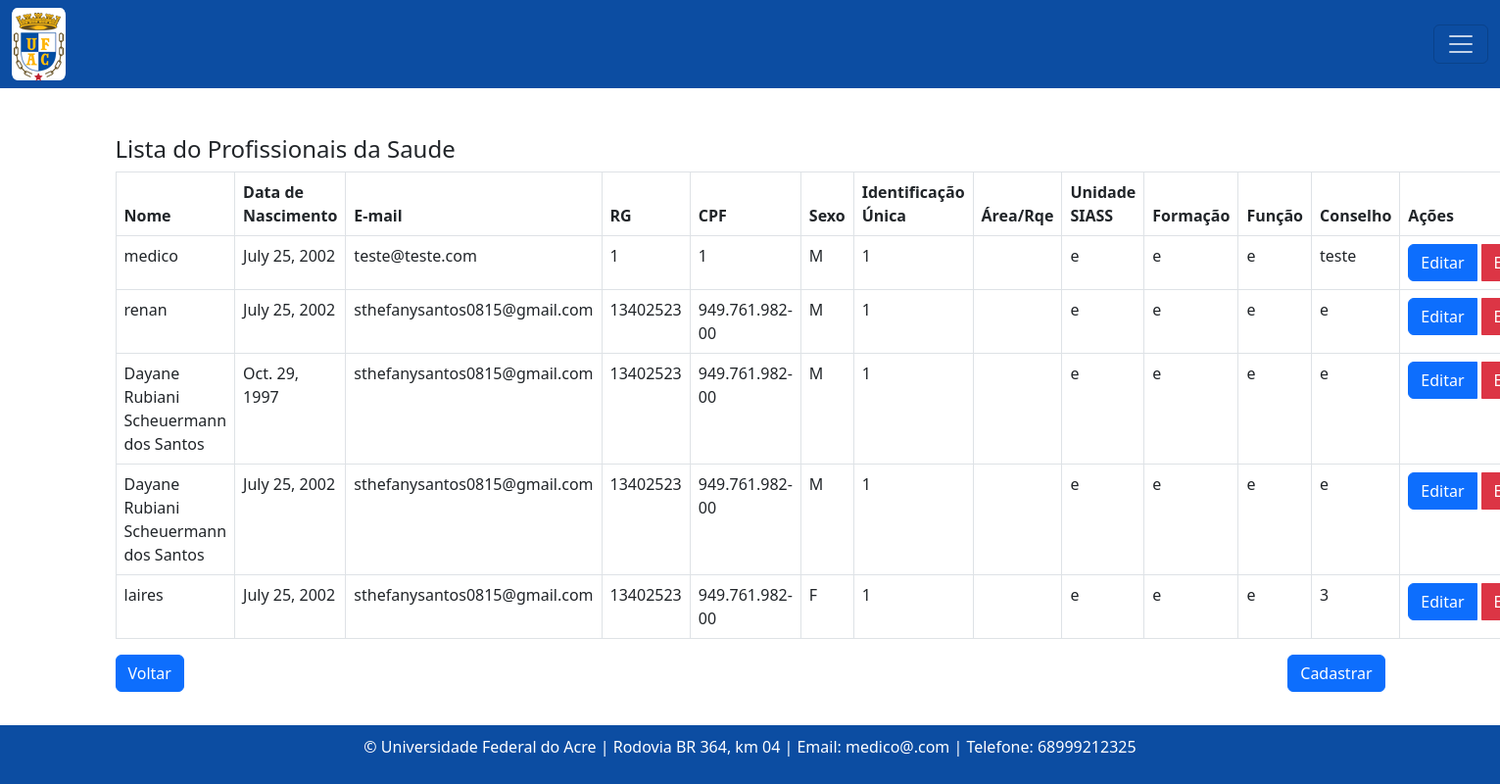
The app's page /profissionaldasaude/, older data.
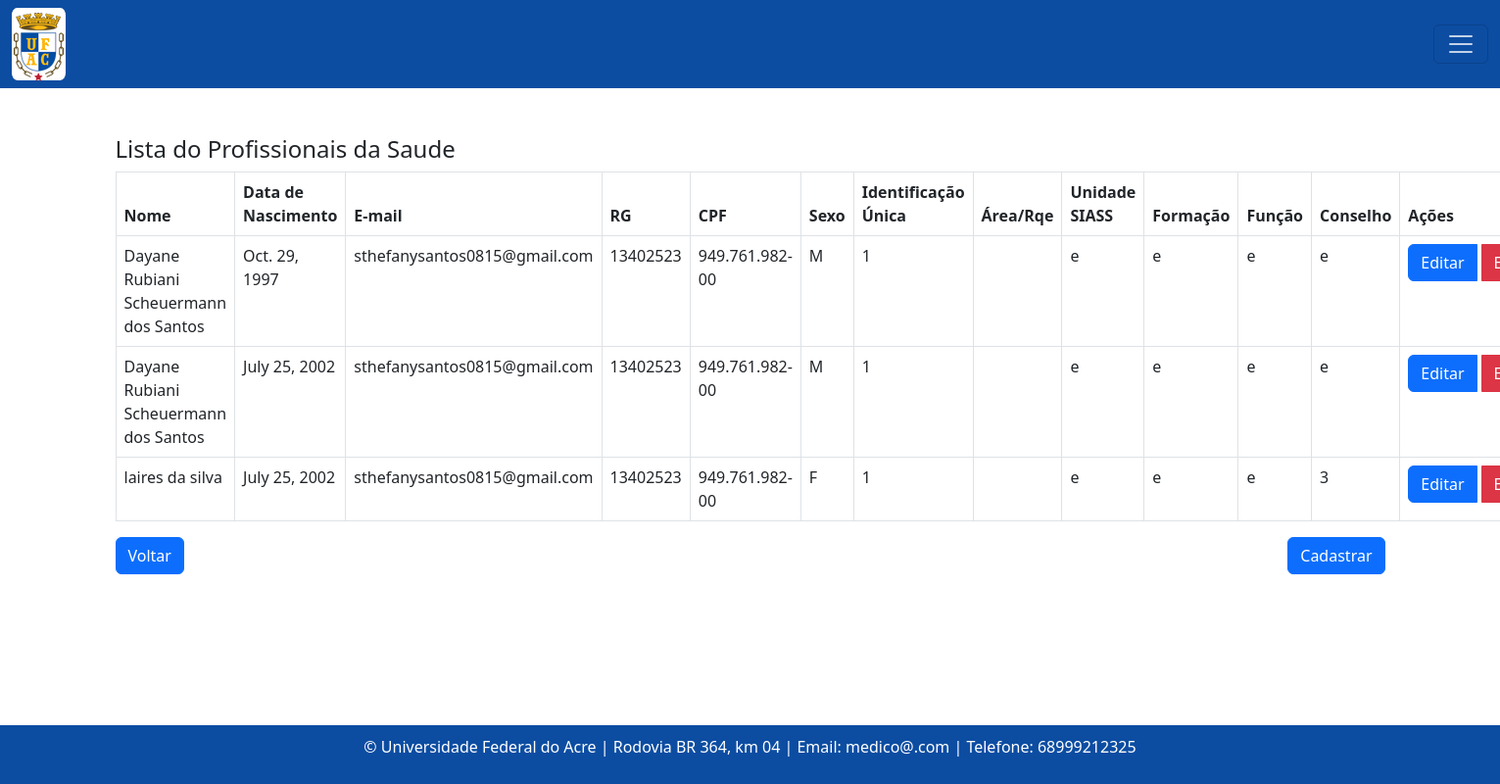
The same page, newer data.
### consulta/models.py (models this page shows, shortened)
class Profissionaldasaude(models.Model):
    nome = models.CharField(max_length=100)
    data_nascimento = models.DateField()
    email = models.EmailField()
    rg = models.CharField(max_length=20)
    cpf = models.CharField(max_length=14)
    sexo = models.CharField(max_length=1, choices=[('M', 'Masculino'), ('F', 'Feminino')]) #O parâmetro choices em um campo CharField ou IntegerField é usado para fornecer uma lista de escolhas para esse campo
    identificacao_unica = models.CharField(max_length=50, default='')
    cep = models.CharField(max_length=9)
    cidade = models.CharField(max_length=50)
    bairro = models.CharField(max_length=50, default='')
    uf = models.CharField(max_length=2)
    numero = models.CharField(max_length=10)
    ddd_telefone = models.CharField(max_length=3)
    complemento = models.CharField(max_length=100, blank=True, null=True, default='') # blank=True, null=True é pra dizer que não é obrigatorio
    area = models.CharField(max_length=50, default='')
    unidade_siass = models.CharField(max_length=50, default='')
    formacao = models.CharField(max_length=20)
    conselho = models.CharField(max_length=20)
    registro = models.CharField(max_length=20)

### consulta/views.py (the view)
# urls.py: path('profissionaldasaude/', listar_profissionaldasaude, name= 'profissionaldasaudeListagem'),
def listar_profissionaldasaude(request):
    profissionaldasaude = Profissionaldasaude.objects.all()
    return render(request, 'consultas/listagem_profissionaldasaude.html', {'profissionaldasaude': profissionaldasaude})

### templates/consultas/listagem_profissionaldasaude.html (shortened to what this page needs)
{% extends "base.html" %}
{% block content %}
  <h4>Lista do Profissionais da Saude</h4>
  <table class="table table-bordered">
    <thead>
      <tr>
        <th>Nome</th>
        <th>Data de Nascimento</th>
        <th>E-mail</th>
        <th>RG</th>
        <th>CPF</th>
        <th>Sexo</th>
        <th>Identificação Única</th>
        <th>Área/Rqe</th>
        <th>Unidade SIASS</th>
        <th>Formação</th>
        <th>Função</th>
        <th>Conselho</th>
        <th>Ações</th>
      </tr>
    </thead>
    <tbody>
      {% for profissionaldasaude in profissionaldasaude %}
      <tr>
        <td>{{ profissionaldasaude.nome }}</td>
        <td>{{ profissionaldasaude.data_nascimento }}</td>
        <td>{{ profissionaldasaude.email }}</td>
        <td>{{ profissionaldasaude.rg }}</td>
        <td>{{ profissionaldasaude.cpf }}</td>
        <td>{{ profissionaldasaude.sexo }}</td>
        <td>{{ profissionaldasaude.identificacao_unica }}</td>
        <td>{{ profissionaldasaude.area_rqe }}</td>
        <td>{{ profissionaldasaude.unidade_siass }}</td>
        <td>{{ profissionaldasaude.formacao }}</td>
        <td>{{ profissionaldasaude.conselho }}</td>
        <td>{{ profissionaldasaude.registro }}</td>
        <td>
          <div class="btn-group" role="group" aria-label="Ações">
            <a href="{% url 'profissionaldasaudeEditar' profissionaldasaude.id %}" class="btn btn-primary">Editar</a>
            <a href="{% url 'profissionaldasaudeExcluir' profissionaldasaude.id %}" class="btn btn-danger ms-1">Excluir</a>
          </div>
        </td>
      </tr>
    {% endfor %}
  </tbody>
</table>
<div class="d-flex justify-content-between">
  <a class="btn btn-primary" href="{% url 'home' %}">Voltar</a>
  <a class="btn btn-primary" href="{% url 'profissionaldasaudeCreate'  %}">Cadastrar</a>
</div>
{% endblock %}

Row changes from the older to the newer data that the page shows:
removed Profissionaldasaude: nome "medico", data_nascimento "July 25, 2002", email "teste@teste.com", rg "1", cpf "1", sexo "M", identificacao_unica "1", unidade_siass "e", formacao "e", conselho "e", registro "teste"
removed Profissionaldasaude: nome "renan", data_nascimento "July 25, 2002", email "sthefanysantos0815@gmail.com", rg "13402523", cpf "949.761.982-00", sexo "M", identificacao_unica "1", unidade_siass "e", formacao "e", conselho "e", registro "e"
changed Profissionaldasaude: nome "laires" → "laires da silva"
